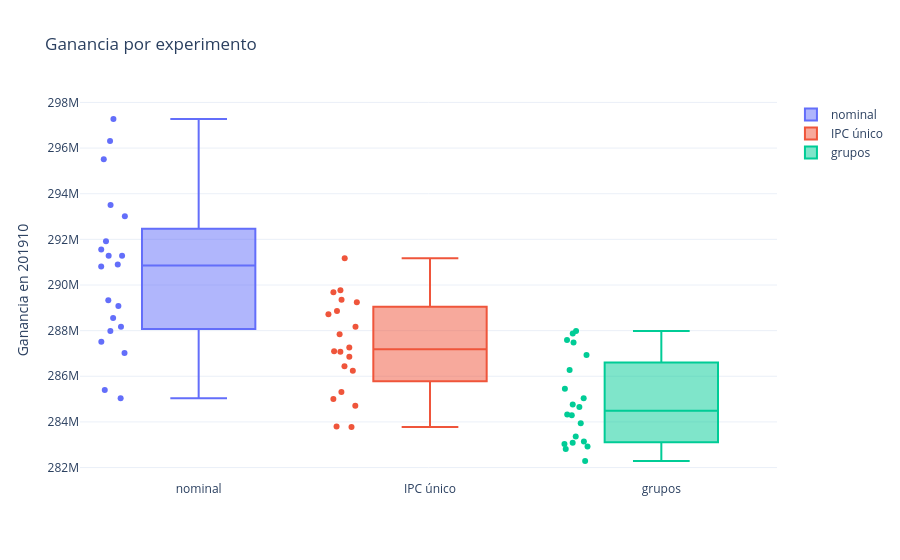

The notebook cell this image was saved under:
### Code cell
b20 = pd.read_csv("/home/ds/buckets/b1/baseline_20semillas.csv")
i20 = pd.read_csv("/home/ds/buckets/b1/ipc_20semillas.csv")
g20 = pd.read_csv("/home/ds/buckets/b1/grupos_20semillas.csv")

print("=== nominal vs IPC ===");    comparar(b20, i20, "nominal", "IPC único")
print("\n=== nominal vs grupos ==="); comparar(b20, g20, "nominal", "grupos")
print("\n=== IPC vs grupos ===");    comparar(i20, g20, "IPC único", "grupos")

grafico_comparacion({"nominal": b20, "IPC único": i20, "grupos": g20}).show()

### Figure 1 — Plotly figure (JSON) as saved in the notebook; plotly's stock layout.template omitted (floating-point values rounded to 4 significant figures)
{"data": [{"boxpoints": "all", "jitter": 0.3, "name": "nominal", "type": "box", "y": [296300000.0, 285000000.0, 288000000.0, 287000000.0, 293000000.0, 288600000.0, 285400000.0, 288200000.0, 290900000.0, 290800000.0, 291300000.0, 289300000.0, 287500000.0, 297300000.0, 291300000.0, 295500000.0, 291600000.0, 291900000.0, 289100000.0, 293500000.0]}, {"boxpoints": "all", "jitter": 0.3, "name": "IPC único", "type": "box", "y": [286200000.0, 284700000.0, 287800000.0, 286900000.0, 286400000.0, 288200000.0, 289400000.0, 287100000.0, 289700000.0, 289200000.0, 287300000.0, 285000000.0, 283800000.0, 291200000.0, 287100000.0, 283800000.0, 288700000.0, 289800000.0, 288900000.0, 285300000.0]}, {"boxpoints": "all", "jitter": 0.3, "name": "grupos", "type": "box", "y": [282900000.0, 287900000.0, 283100000.0, 286300000.0, 284300000.0, 284700000.0, 284300000.0, 283000000.0, 283900000.0, 283400000.0, 288000000.0, 286900000.0, 282300000.0, 287500000.0, 282800000.0, 285000000.0, 284800000.0, 287600000.0, 283100000.0, 285400000.0]}], "layout": {"title": {"text": "Ganancia por experimento"}, "yaxis": {"title": {"text": "Ganancia en 201910"}}}}
